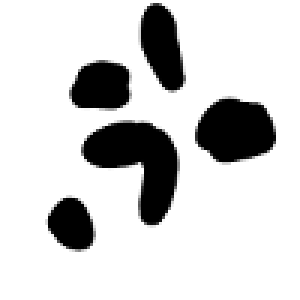
#> input picture map/small_obstacle_map.bmp, 100 x 100 px (shown 3 times larger)
$ python potentialFieldTest.py
#> lines starting #> are read from the running program, lines starting #| are printed output that depends on the picture; after the words box and inside, x2 and y2 are one past the last pixel; in counts of white or black regions, pixels touching at a corner belong together
### src/Utils/plot.py
import matplotlib.pyplot as plt
import numpy as np
from PIL import Image
import math
from matplotlib import collections as mc

# [46 lines left out: functions plotOccupancyGrid, plotRobotPose, not called in this run]

# Plot a list of robot poses.
# poses: A list of poses, or [[x, y, theta], [...], ...]
def plotRobotPoses(poses, style='bo'):
    for i in range(len(poses)):
        plotRobotPose(poses[i], style)

# [7 lines left out: function plotFeatures, not called in this run]

'''
configs: List of rectangle configuration: [(x, y, theta), ...]
'''
# [23 lines left out: function plotRectangles, not called in this run]


'''
Plot line segments.
lines: A list of lines, defined as [[(x0, y0), (x1, y1)], [...], ...]
'''
# [4 lines left out: function plotLines, not called in this run]

def limit(xs, xe, ys, ye):
    plt.xlim(xs, xe)
    plt.ylim(ys, ye)


def show():
    plt.show()


def readBMPAsNumpyArray(file):
#> called with file = '../map/small_obstacle_map.bmp'
    img = Image.open(file)
#> img is the input picture: PIL image 100x100 L; min 0, max 255, mean 209.1
    data = np.array((img.getdata()))
#> data = 10000 values, max 255 at index 0, min 0 at index 250, mean 209.1
    width, height = img.size
#> width = 100; height = 100
    data = data.reshape(height, width)
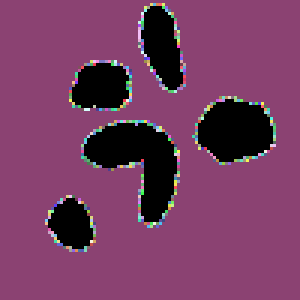
#> data: shape (100, 100) int64 (shown 3 times larger); 203 distinct labels, from 0 to 255; one colour per label, 0 black
    return data

### src/Planning/PotentialField.py
import numpy as np

'''
Class that generates potential field given obstacle map.
'''
class PotentialField:
    '''
    map: Numpy array, 2d or 3d map of obstacles. 1 means obstacle, otherwise, free space.
    limits: Dictionary of tuples {xlim: (min, max), ylim: (c, d), zlim: (e, f)}
    params: Dictionary of potential field parameters: zeta ζ, d_goal, eta η, q_star.
    resolution: Configuration space resolution, unit/pixel.
    topology: Topological space the map represents, could be
        Torus or Euclidean.
    dimension: Either 2 or 3.
    connectivity: For a cell, under what condition is the adjacent cell considered
        connected to this cell. Connected by 'edge' or 'vertex'.
    '''
    def __init__(self, obstacle_map, params, resolution=1.0, topology='euclidean', dimension=2, connectivity='edge'):
        self.obstacle_map = obstacle_map
        self.params = params
        self.resolution = resolution
        self.topology = topology
        self.dimension = dimension
        self.connectivity = connectivity
        self.obstacle_dist_map = None
        self.repulsive_potential_field = None
        self.attractive_potential_field = None
        self.negative_gradient_field_x = None
        self.negative_gradient_field_y = None
        self.OBSTACLE_NUM = 0

        if dimension != 2:
            raise NotImplemented("Dimension other than 2 is not implemented!")

    '''
    Generate a map, each cell containing minimum manhattan distance to adjacent obstacle
    '''
    def _compute_obstacle_dist_map(self):
        h, w = self.obstacle_map.shape

        # -1 means uninitialized distance value.
        UNINITIALIZED_VAL = -1
        self.obstacle_dist_map = np.full((h, w), UNINITIALIZED_VAL)

        # Add obstacles to frontier.
        frontier = []
        for row in range(h):
            for col in range(w):
                # Obstacle.
                if self.obstacle_map[row, col] == self.OBSTACLE_NUM:
                    frontier.append((row, col))
                    self.obstacle_dist_map[row, col] = 0

        while len(frontier) > 0:
            row, col = frontier.pop(0)
            dist = self.obstacle_dist_map[row, col]

            neighbors = [(row + 1, col), (row - 1, col), (row, col + 1), (row, col - 1)]
            if self.connectivity == 'vertex':
                neighbors = neighbors + [(row + 1, col + 1), (row + 1, col - 1), (row - 1, col - 1), (row - 1, col + 1)]

            # For each neighbor, calculate distance.
            for n in neighbors:
                n_row, n_col = n
                # Euclidean topology cannot wrap around.
                if self.topology == 'euclidean':
                    if n_row < 0 or n_row >= h or n_col < 0 or n_col >= w:
                        break
                # Torus topology can wrap around.
                elif self.topology == 'torus':
                    n_row = (n_row + h) % h
                    n_col = (n_col + w) % w

                # If neighbor is uninitialized or having larger obstacle distance values,
                # update that value, and put it into frontier.
                if self.obstacle_dist_map[n_row, n_col] == UNINITIALIZED_VAL \
                    or dist + 1 < self.obstacle_dist_map[n_row, n_col]:
                    self.obstacle_dist_map[n_row, n_col] = dist + 1
                    frontier.append((n_row, n_col))

    '''
    Generate a potential field as a result of presence of obstacle.
    '''
    def _compute_repulsive_potential_field(self):
        if self.obstacle_dist_map is None:
            self._compute_obstacle_dist_map()

        self.repulsive_potential_field = np.zeros(self.obstacle_dist_map.shape)

        h, w = self.obstacle_dist_map.shape

        for row in range(h):
            for col in range(w):
                dist = self.obstacle_dist_map[row, col] * self.resolution
                potential = 0

                if dist == 0:
                    potential = self.params['max_potential']
                elif dist <= self.params['q_star']:
                    potential = 0.5 * self.params['eta'] * (1.0 / dist - 1.0 / self.params['q_star']) ** 2

                potential = min(self.params['max_potential'], potential)

                self.repulsive_potential_field[row, col] = potential

    '''
    Generate attractive potential field due to presence of goal.
    '''
    def _compute_attractive_potential_field(self, goal):
        h, w = self.obstacle_map.shape
        self.attractive_potential_field = np.zeros((h, w))

        x_goal, y_goal = goal

        for row in range(h):
            for col in range(w):
                x_curr = col * self.resolution
                y_curr = row * self.resolution

                if self.topology == 'torus':
                    x_diff = min(np.fabs(x_curr - x_goal), np.fabs(x_curr + w * self.resolution - x_goal))
                    y_diff = min(np.fabs(y_curr - y_goal), np.fabs(y_curr + h * self.resolution - y_goal))
                else:
                    x_diff = x_curr - x_goal
                    y_diff = y_curr - y_goal
                distance = np.sqrt(x_diff ** 2 + y_diff ** 2)

                zeta = self.params['zeta']
                d_goal = self.params['d_goal']

                if distance <= self.params['d_goal']:
                    potential = 0.5 * zeta * distance ** 2
                else:
                    potential = d_goal * zeta * distance - 0.5 * zeta * d_goal ** 2
                self.attractive_potential_field[row, col] = potential

    def get_potential_field(self):
        return self.get_repulsive_potential_field() + self.get_attractive_potential_field()

    def get_obstacle_distance_map(self):
        if self.obstacle_dist_map is None:
            self._compute_obstacle_dist_map()
        return self.obstacle_dist_map

    def get_repulsive_potential_field(self):
        if self.repulsive_potential_field is None:
            self._compute_repulsive_potential_field()
        return self.repulsive_potential_field

    def get_attractive_potential_field(self):
        if self.goal is None:
            raise RuntimeError("You need to set goal using set_goal function.")

        if self.attractive_potential_field is None:
            self._compute_attractive_potential_field(self.goal)

        return self.attractive_potential_field

    '''
    config: Current configuration.
    return: Gradient vector
    '''
    def get_negative_gradient(self, config):
        potential_field = self.get_potential_field()
        h, w = potential_field.shape

        x, y = config
        col, row = int(x / self.resolution), int(y / self.resolution)

        # A ring of pixels surrounding current configuration.
        neighbor_pixels = [(col, row - 3), (col + 1, row - 3), (col + 2, row - 2), (col + 3, row - 1), (col + 3, row), \
                          (col + 3, row + 1), (col + 2, row + 2), (col + 1, row + 3), (col, row + 3), (col - 1, row + 3),\
                          (col - 2, row + 2), (col - 3, row + 1), (col - 3, row), (col - 3, row - 1), (col - 2, row - 2), \
                          (col - 1, row - 3)]

        min_potential = np.Inf
        min_pixel = None

        # Filter through these neighboring pixels,
        # out of range pixels will not be considered in the next step.
        for n in neighbor_pixels:
            col_n, row_n = n
            if self.topology == 'torus':
                col_n = (col_n + w) % w
                row_n = (row_n + h) % h

            if col_n < 0 or col_n >= w or row_n < 0 or row_n >= h:
                continue

            # This pixel is valid, find minimum potential.
            if potential_field[row_n, col_n] < min_potential:
                min_potential = potential_field[row_n, col_n]
                min_pixel = n

        # Compute gradient vector.
        col_min, row_min = min_pixel
        x_min, y_min = col_min * self.resolution, row_min * self.resolution
        x_diff = x_min - x
        y_diff = y_min - y
        diff_vector = np.array([x_diff, y_diff])
        diff_norm = np.linalg.norm(diff_vector)
        direction = diff_vector / diff_norm
        potential_diff = potential_field[row, col] - potential_field[row_min, col_min]

        gradient_mag = potential_diff / diff_norm
        if gradient_mag > self.params["max_gradient"]:
            gradient_mag = self.params["max_gradient"]
        gradient = direction * gradient_mag

        return gradient

    '''
    Return an NxN grid of 2d vectors.
    '''
    def get_negative_gradient_field(self):
        if self.negative_gradient_field_x is not None and self.negative_gradient_field_y is not None:
            return self.negative_gradient_field_x, self.negative_gradient_field_y

        h, w = self.obstacle_map.shape
        self.negative_gradient_field_x = np.zeros((h, w))
        self.negative_gradient_field_y = np.zeros((h, w))

        for row in range(h):
            for col in range(w):
                gradient = self.get_negative_gradient((col * self.resolution, row * self.resolution))
                self.negative_gradient_field_x[row, col] = gradient[0]
                self.negative_gradient_field_y[row, col] = gradient[1]

        return self.negative_gradient_field_x, self.negative_gradient_field_y
    '''
    goal: Goal in configuration space.
    '''
    def set_goal(self, goal):
        self.goal = goal
        # Reset attractive potential field because the goal changes.
        self.attractive_potential_field = None
        self.negative_gradient_field_x = None
        self.negative_gradient_field_y = None

### tests/potentialFieldTest.py
import numpy as np
import src.Utils.plot as plot
import matplotlib.pyplot as plt
from mpl_toolkits.mplot3d import Axes3D
import src.Planning.PotentialField as pf

if __name__ == '__main__':
    obstacle_map = plot.readBMPAsNumpyArray("../map/small_obstacle_map.bmp")
    h, w = obstacle_map.shape
#> h = 100; w = 100
    resolution = 0.05 * 6.0
    params = {"zeta": 1, "d_goal": 5, "eta": 5, "q_star": 5, "max_potential": 200, "max_gradient": 10}
    goal = (20, 20)

    potential_field_gen = pf.PotentialField(obstacle_map, params, topology='euclidean', connectivity='vertex', resolution=resolution)
    potential_field_gen.set_goal(goal)

    obstacle_dist_map = potential_field_gen.get_obstacle_distance_map()
#> after the loop in _compute_obstacle_dist_map, `for row in range(h):`:
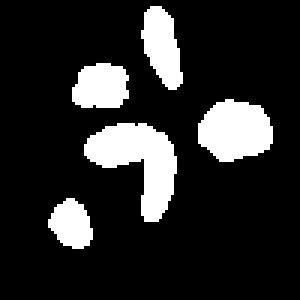
#> self.obstacle_dist_map: shape (100, 100) int64 (shown 3 times larger); values -1 (black) and 0 (white), 16% white; 5 white regions, box (x1, y1, x2, y2) and area: (28, 41, 59, 74) 528, (66, 33, 91, 54) 398, (47, 2, 61, 30) 254, (24, 21, 43, 36) 236, (16, 66, 31, 83) 179
#> after the loop in _compute_obstacle_dist_map, `while len(frontier) > 0:`:
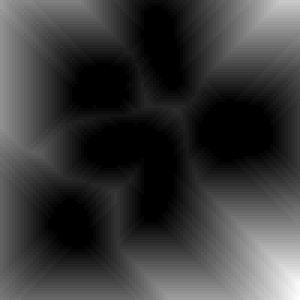
#> self.obstacle_dist_map: shape (100, 100) int64 (shown 3 times larger); min 0, max 42, mean 9.6; drawn with min black and max white
    repulsive_potential_field = potential_field_gen.get_repulsive_potential_field()
    attractive_potential_field = potential_field_gen.get_attractive_potential_field()
#> after the loop in _compute_attractive_potential_field, `for row in range(h):`:
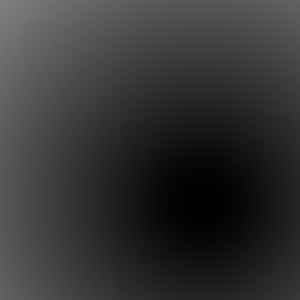
#> self.attractive_potential_field: shape (100, 100) float64 (shown 3 times larger); min 0.01, max 128.9, mean 52.7
    total_potential_field = potential_field_gen.get_potential_field()

    plt.figure()
    plt.imshow(obstacle_dist_map, cmap='jet')
    plt.figure()
    plt.imshow(repulsive_potential_field, cmap='jet')

    plt.figure()
    plt.imshow(attractive_potential_field, cmap='jet')

    plt.figure()
    plt.imshow(total_potential_field, cmap='jet')

    potential_field_gen.get_negative_gradient((20, 21))
    potential_field_gen.get_negative_gradient((44 * resolution, 34 * resolution))
    gradient_x, gradient_y = potential_field_gen.get_negative_gradient_field()
#> after the loop in get_negative_gradient_field, `for row in range(h):`:
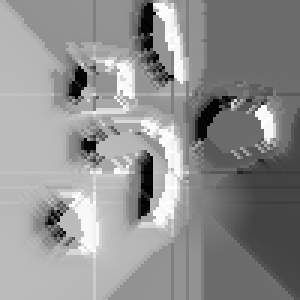
#> self.negative_gradient_field_x: shape (100, 100) float64 (shown 3 times larger); min -10, max 10, mean 1.3; drawn with min black and max white
#> after the loop in get_negative_gradient_field, `for row in range(h):`:
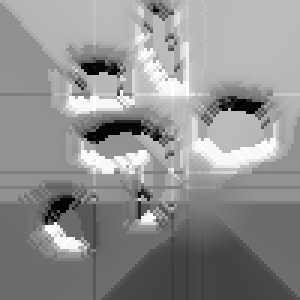
#> self.negative_gradient_field_y: shape (100, 100) float64 (shown 3 times larger); min -10, max 10, mean 1.3; drawn with min black and max white

    X = np.arange(0, w, 1)
    Y = np.arange(0, h, 1)
    plt.figure()
    plt.quiver(X, Y, gradient_x, gradient_y)

    plt.show()
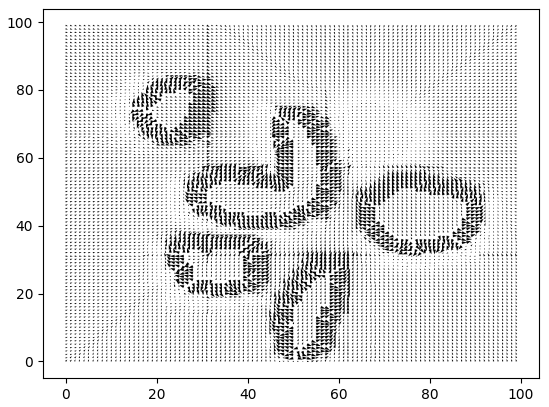
#> figure drawn by matplotlib, 1 panel

$ run again, with map/ik_obstacle_map.bmp copied over map/small_obstacle_map.bmp
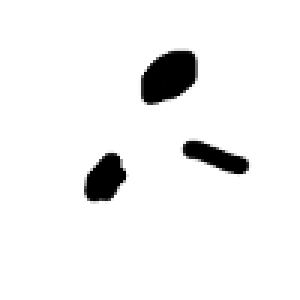
#> input picture map/ik_obstacle_map.bmp, 100 x 100 px (shown 3 times larger)
#> in readBMPAsNumpyArray, img is the input picture: PIL image 100x100 L; min 0, max 255, mean 241.5
#> in readBMPAsNumpyArray, `data = np.array((img.getdata()))`: data = 10000 values, max 255 at index 0, min 0 at index 1855, mean 241.5
#> after the loop in _compute_obstacle_dist_map, `for row in range(h):`:
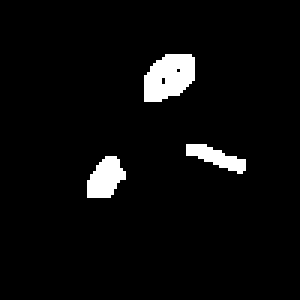
#> self.obstacle_dist_map: shape (100, 100) int64 (shown 3 times larger); values -1 (black) and 0 (white), 4.3% white; 3 white regions, box (x1, y1, x2, y2) and area: (48, 18, 65, 34) 208, (29, 52, 42, 66) 126, (62, 48, 82, 58) 96
#> `plt.show()`:
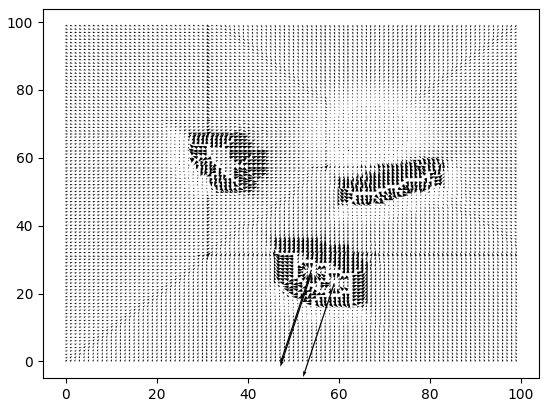
#> figure drawn by matplotlib, 1 panel
